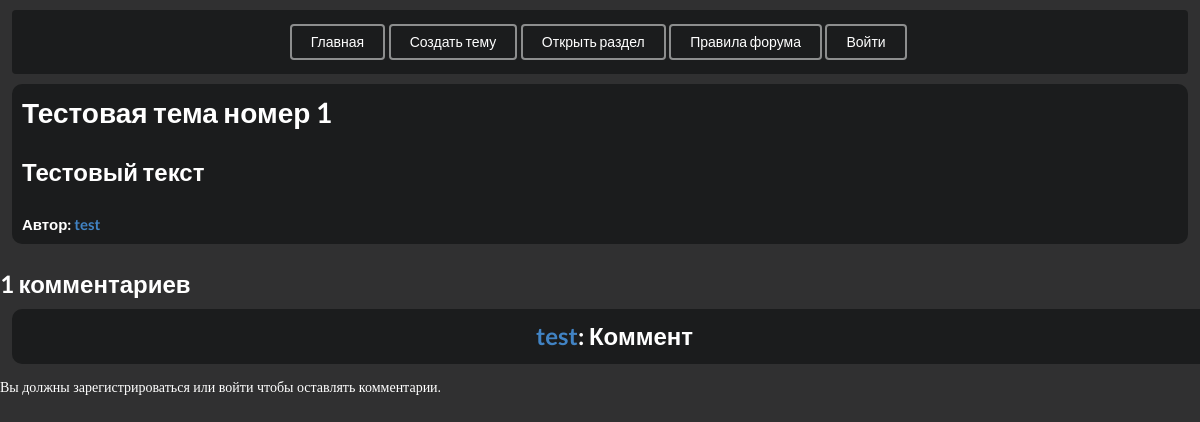
/topic/20/, run on the app's committed database.
### main_app/models.py (models this page shows, shortened)
class Post(models.Model):
    title = models.CharField(max_length=200)
    author = models.ForeignKey(
        'auth.User',
        on_delete=models.CASCADE,
    )
    category = TreeForeignKey(Category, on_delete=models.CASCADE, null=True, blank=True)
    body = models.TextField()
    date = models.DateTimeField(auto_now_add=True)
    url = models.TextField()

class Comments(models.Model):
    post = models.ForeignKey(Post, related_name="comments", on_delete=models.CASCADE)
    author = models.ForeignKey('auth.User', on_delete=models.CASCADE, verbose_name="Автор комментария", blank=True, null=True)
    create_date = models.DateTimeField(auto_now=True)
    text = models.TextField(verbose_name="Текст комментария", max_length=2000)

### main_app/views.py (the view)
# urls.py: path('topic/<int:pk>/', views.topic, name='topic'),
def topic(request, pk):
    post = get_object_or_404(Post, pk=pk)
    comments = post.comments.all()
    if request.method == 'POST':
        comment_form = CommentForm(data=request.POST)
        if comment_form.is_valid():
            new_comment = comment_form.save(commit=False)
            new_comment.post = post
            new_comment.author = request.user
            new_comment.save()
            return redirect('topic', pk=post.pk)
    else:
        comment_form = CommentForm()
    return render(request, 'main_app/topic.html', {'post': post,
                                                   'comments': comments,
                                                   "comment_form": comment_form})

### main_app/templates/main_app/topic.html (shortened to what this page needs)
{% include "header.html" %}
{% block content %}
    <div class="post">
        <div class="topic" style="color: white;">
        <h1>{{ post.title }}</h1>
        <h2>{{ post.body|safe }}</h2>
        <h4>Автор: <a href="{% url 'profile' post.author.id %}">{{ post.author }}</a></h4></div>
    </div>
{% endblock %}
{% with comments.count as total_comments %}
    <h2>
        {% if total_comments != 0 %}
            {{ total_comments }} комментариев
            <div class="comments">
                {% for comment in comments %}
                    <div class="comment">
                        <p><a href="{% url 'profile' comment.author.id %}">{{ comment.author }}</a>: {{ comment.text }}</p>
                    </div>
                {% endfor %}
            </div>
        {% endif %}
{% endwith %}</h2>
{% if not user.is_authenticated %}
    <p>Вы должны зарегистрироваться или войти чтобы оставлять комментарии.</p>
{% endif %}

### main_app/templates/main_app/styles.html (style rules this page uses)
*,:after,:before { box-sizing:inherit }
h1 { font-size:2em; margin:.67em 0 }
a { background-color:transparent; -webkit-text-decoration-skip:objects }
h1, h2, h3, h4, h5 { font-family:Lato,'Helvetica Neue',Arial,Helvetica,sans-serif; line-height:1.28571429em; margin:calc(2rem - .14285714em) 0 1rem; font-weight:700; padding:0 }
h1 { min-height:1rem; font-size:2rem }
h2 { font-size:1.71428571rem }
h4 { font-size:1.07142857rem }
h1:first-child, h2:first-child, h3:first-child, h4:first-child, h5:first-child { margin-top:0 }
h1:last-child, h2:last-child, h3:last-child, h4:last-child, h5:last-child { margin-bottom:0 }
p { margin:0 0 1em; line-height:1.4285em }
p:first-child { margin-top:0 }
p:last-child { margin-bottom:0 }
a { color:#4183c4; text-decoration:none }

### main_app/templates/main_app/topic.html (style rules this page uses)
h2 { color:white }
.topic { flex-direction: column; }
h1 { color:white }
p { color:white }
.topic { background-color: #1b1c1d; padding: 10px; display: flex; flex-direction: column; border-radius: 10px; margin-top: 10px; margin-left: 12px; margin-right: 12px; width: 100%; overflow: hidden; display: inline-block; word-break: break-all; white-space: normal; }
.comments { background-color: #1b1c1d; padding: 10px; display: flex; flex-direction: column; border-radius: 10px; margin-top: 10px; margin-left: 12px; margin-right: 12px; width: 100%; overflow: hidden; display: inline-block; word-break: break-all; white-space: normal; }
.comment { margin-left: 5px; text-align: left; }

### data on the page
Post: title "Тестовая тема номер 1", body "Тестовый текст", author "test"
Comments: author "test", text "Коммент"

### other printed values
{{ total_comments }} "1"
